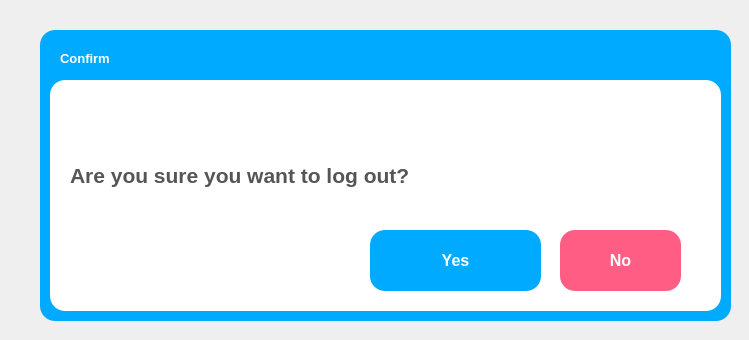
<?xml version="1.0" encoding="UTF-8"?>
<ui version="4.0">
 <class>Dialog</class>
 <widget class="QDialog" name="Dialog">
  <property name="geometry">
   <rect>
    <x>0</x>
    <y>0</y>
    <width>749</width>
    <height>340</height>
   </rect>
  </property>
  <property name="windowTitle">
   <string>Dialog</string>
  </property>
  <widget class="QFrame" name="dialog_main_frame">
   <property name="geometry">
    <rect>
     <x>40</x>
     <y>30</y>
     <width>691</width>
     <height>291</height>
    </rect>
   </property>
   <property name="styleSheet">
    <string notr="true">#dialog_main_frame{
	background-color: rgb(0, 170, 255);
border-radius:15px;
}</string>
   </property>
   <property name="frameShape">
    <enum>QFrame::StyledPanel</enum>
   </property>
   <property name="frameShadow">
    <enum>QFrame::Raised</enum>
   </property>
   <widget class="QFrame" name="dialog_white_frame">
    <property name="geometry">
     <rect>
      <x>10</x>
      <y>50</y>
      <width>671</width>
      <height>231</height>
     </rect>
    </property>
    <property name="styleSheet">
     <string notr="true">#dialog_white_frame{background-color: rgb(255, 255, 255);border-radius:15px;}
</string>
    </property>
    <property name="frameShape">
     <enum>QFrame::StyledPanel</enum>
    </property>
    <property name="frameShadow">
     <enum>QFrame::Raised</enum>
    </property>
    <widget class="QLabel" name="dialog_changeable_message">
     <property name="geometry">
      <rect>
       <x>20</x>
       <y>70</y>
       <width>451</width>
       <height>51</height>
      </rect>
     </property>
     <property name="font">
      <font>
       <family>Segoe UI</family>
       <pointsize>16</pointsize>
       <weight>75</weight>
       <bold>true</bold>
      </font>
     </property>
     <property name="styleSheet">
      <string notr="true">#dialog_changeable_message{
	color: rgb(85, 85, 85);
}</string>
     </property>
     <property name="text">
      <string>Are you sure you want to log out?</string>
     </property>
    </widget>
    <widget class="QPushButton" name="dialog_yes_btn">
     <property name="geometry">
      <rect>
       <x>320</x>
       <y>150</y>
       <width>171</width>
       <height>61</height>
      </rect>
     </property>
     <property name="font">
      <font>
       <pointsize>12</pointsize>
       <weight>75</weight>
       <bold>true</bold>
      </font>
     </property>
     <property name="cursor">
      <cursorShape>PointingHandCursor</cursorShape>
     </property>
     <property name="styleSheet">
      <string notr="true">#dialog_yes_btn{
	background-color: rgb(0, 170, 255);
border-radius:15px;
color:#fff;
}
#dialog_yes_btn:hover{
	background-color: rgba(0, 85, 255, 200)
}</string>
     </property>
     <property name="text">
      <string>Yes</string>
     </property>
    </widget>
    <widget class="QPushButton" name="dialog_no_btn">
     <property name="geometry">
      <rect>
       <x>510</x>
       <y>150</y>
       <width>121</width>
       <height>61</height>
      </rect>
     </property>
     <property name="font">
      <font>
       <pointsize>12</pointsize>
       <weight>75</weight>
       <bold>true</bold>
      </font>
     </property>
     <property name="cursor">
      <cursorShape>PointingHandCursor</cursorShape>
     </property>
     <property name="styleSheet">
      <string notr="true">#dialog_no_btn{
	background-color: rgb(255, 93, 131);
border-radius:15px;
color:#fff;
}

#dialog_no_btn:hover{
	background-color: rgb(255, 62, 88);
}</string>
     </property>
     <property name="text">
      <string>No</string>
     </property>
    </widget>
   </widget>
   <widget class="QLabel" name="dialog_heading">
    <property name="geometry">
     <rect>
      <x>20</x>
      <y>20</y>
      <width>91</width>
      <height>16</height>
     </rect>
    </property>
    <property name="font">
     <font>
      <pointsize>10</pointsize>
      <weight>75</weight>
      <bold>true</bold>
     </font>
    </property>
    <property name="styleSheet">
     <string notr="true">#dialog_heading{
	color: rgb(255, 255, 255);
}</string>
    </property>
    <property name="text">
     <string>Confirm</string>
    </property>
   </widget>
  </widget>
 </widget>
 <resources/>
 <connections/>
</ui>
